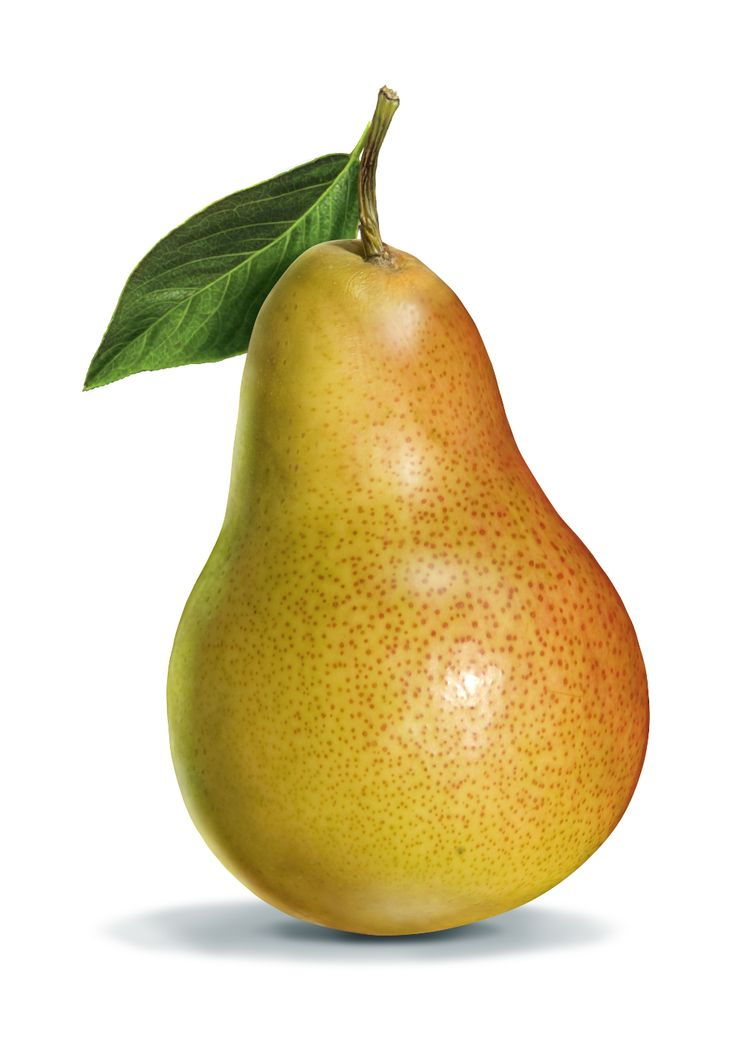
#> input picture image.jpg, 736 x 1040 px, given in place of the camera
$ python S_and_first.py
#> lines starting #> are read from the running program, lines starting #| are printed output that depends on the picture; after the words box and inside, x2 and y2 are one past the last pixel; in counts of white or black regions, pixels touching at a corner belong together
import cv2
import numpy as np

cap = cv2.VideoCapture(0)

core = np.ones((3, 3), np.uint8)

while cap.isOpened():
    ret, frame = cap.read()
#> frame is the input picture: shape (1040, 736, 3); mean B, G, R 181.9, 214.6, 226.2
    if not(ret):
        break

    h1 = np.array((0, 90, 90))
    h2 = np.array((5, 255, 255))

    frame = cv2.cvtColor(frame, cv2.COLOR_BGR2HSV)
#> frame: shape (1040, 736, 3); mean H, S, V 12.9, 64.6, 227.5

    treshold = cv2.inRange(frame, h1, h2)
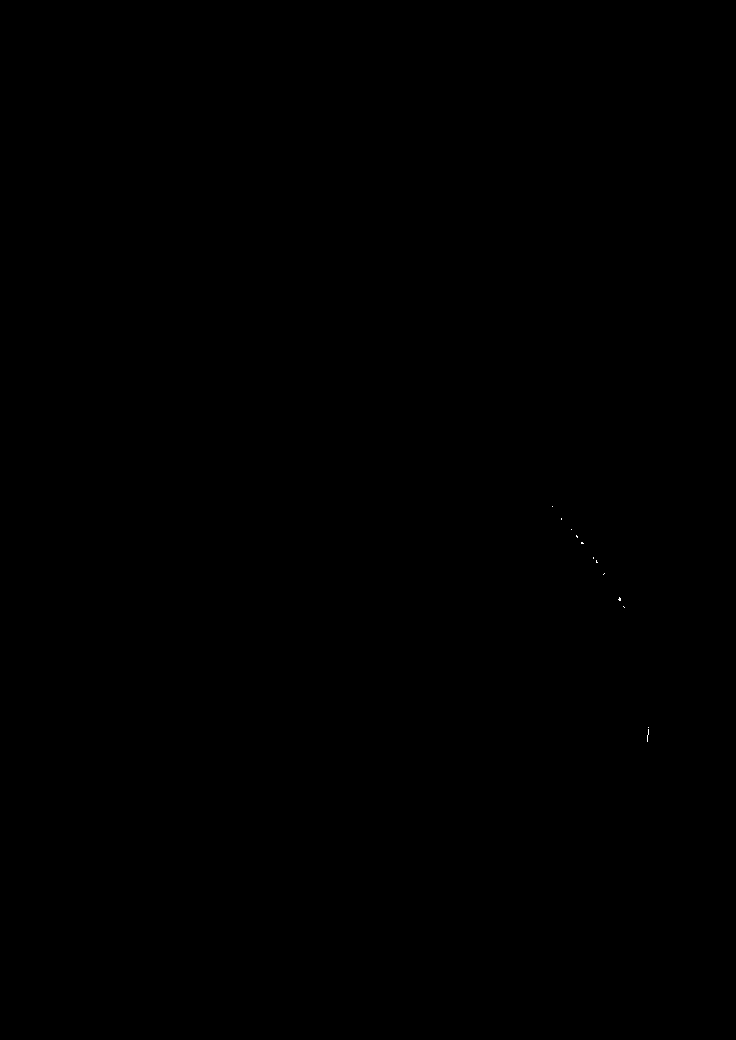
#> treshold: shape (1040, 736); 0.01% white in thin lines or dots, all inside (x1, y1, x2, y2) = (552, 506, 649, 742)

    cv2.imshow("HSV", frame)

    white  = cv2.erode(treshold, core)
#> white: shape (1040, 736); every value is 0
    wh_and_bl = cv2.dilate(white, core)

    cv2.imshow("Red after morph", wh_and_bl)

    moments = cv2.moments(treshold)
#> moments = moments, m00 11475, centre m10/m00, m01/m00 = (611.2, 616)

    S = moments['m00']
#> S = 11475
    M01 = moments['m01']
#> M01 = 7068855
    M10 = moments['m10']
#> M10 = 7013520

    info_display = np.zeros((200, 400, 3), dtype=np.uint8)

    cv2.putText(info_display, f"S: {S}", (10, 30),
                cv2.FONT_HERSHEY_SIMPLEX, 0.7, (255, 255, 255), 2)
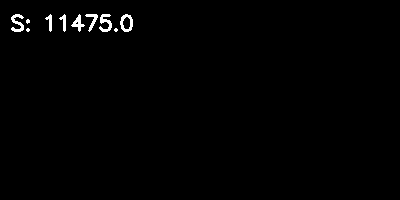
#> info_display: shape (200, 400, 3); 0.89% white; 10 white regions (3 under 20 px), largest, box (x1, y1, x2, y2) and area: (11, 14, 24, 32) 124, (99, 14, 112, 32) 124, (120, 14, 133, 32) 120
    cv2.putText(info_display, f"M01: {M01}", (10, 70),
                cv2.FONT_HERSHEY_SIMPLEX, 0.7, (255, 255, 255), 2)
    cv2.putText(info_display, f"M10: {M10}", (10, 110),
                cv2.FONT_HERSHEY_SIMPLEX, 0.7, (255, 255, 255), 2)
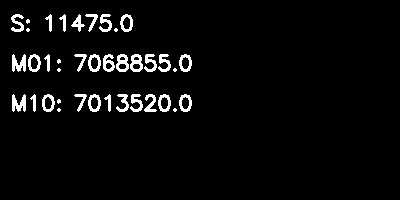
#> info_display: shape (200, 400, 3); 4.2% white; 38 white regions (9 under 20 px), largest, box (x1, y1, x2, y2) and area: (12, 54, 26, 72) 164, (12, 94, 26, 112) 164, (116, 54, 129, 72) 145

    cv2.imshow("Red after morph", wh_and_bl)
    cv2.imshow("Info", info_display)

    if cv2.waitKey(1) & 0xFF == 27:
#> (key Esc is pressed here)
        break


cap.release()
cv2.destroyAllWindows()
